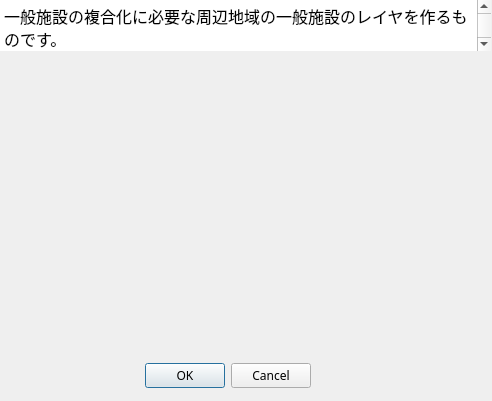
<?xml version="1.0" encoding="UTF-8"?>
<ui version="4.0">
 <class>Add_Sets_LayersDialogBase</class>
 <widget class="QDialog" name="Add_Sets_LayersDialogBase">
  <property name="geometry">
   <rect>
    <x>0</x>
    <y>0</y>
    <width>492</width>
    <height>401</height>
   </rect>
  </property>
  <property name="font">
   <font>
    <family>UD デジタル 教科書体 N</family>
   </font>
  </property>
  <property name="windowTitle">
   <string>Add Sets of Layers</string>
  </property>
  <widget class="QDialogButtonBox" name="button_box">
   <property name="geometry">
    <rect>
     <x>140</x>
     <y>360</y>
     <width>171</width>
     <height>32</height>
    </rect>
   </property>
   <property name="orientation">
    <enum>Qt::Horizontal</enum>
   </property>
   <property name="standardButtons">
    <set>QDialogButtonBox::Cancel|QDialogButtonBox::Ok</set>
   </property>
  </widget>
  <widget class="QTextBrowser" name="textBrowser">
   <property name="geometry">
    <rect>
     <x>0</x>
     <y>0</y>
     <width>491</width>
     <height>51</height>
    </rect>
   </property>
   <property name="font">
    <font>
     <family>魚石行書</family>
     <pointsize>14</pointsize>
     <weight>75</weight>
     <bold>true</bold>
    </font>
   </property>
   <property name="frameShape">
    <enum>QFrame::NoFrame</enum>
   </property>
   <property name="html">
    <string>&lt;!DOCTYPE HTML PUBLIC &quot;-//W3C//DTD HTML 4.0//EN&quot; &quot;http://www.w3.org/TR/REC-html40/strict.dtd&quot;&gt;
&lt;html&gt;&lt;head&gt;&lt;meta name=&quot;qrichtext&quot; content=&quot;1&quot; /&gt;&lt;style type=&quot;text/css&quot;&gt;
p, li { white-space: pre-wrap; }
&lt;/style&gt;&lt;/head&gt;&lt;body style=&quot; font-family:'魚石行書','UD デジタル 教科書体 N'; font-size:14pt; font-weight:600; font-style:normal;&quot;&gt;
&lt;p style=&quot; margin-top:0px; margin-bottom:0px; margin-left:0px; margin-right:0px; -qt-block-indent:0; text-indent:0px;&quot;&gt;&lt;span style=&quot; font-family:'MS UI Gothic'; font-size:12pt; font-weight:400;&quot;&gt;一般施設の複合化に必要な周辺地域の一般施設のレイヤを作るものです。&lt;/span&gt;&lt;/p&gt;&lt;/body&gt;&lt;/html&gt;</string>
   </property>
  </widget>
  <widget class="QLabel" name="label">
   <property name="geometry">
    <rect>
     <x>60</x>
     <y>20</y>
     <width>381</width>
     <height>341</height>
    </rect>
   </property>
   <property name="text">
    <string/>
   </property>
   <property name="pixmap">
    <pixmap>F:/01HIROTAKAのデータ/仕事/20260313施設/スクリーンショット 2026-03-21 224325.png</pixmap>
   </property>
   <property name="scaledContents">
    <bool>false</bool>
   </property>
   <property name="margin">
    <number>0</number>
   </property>
  </widget>
  <widget class="QLabel" name="label_2">
   <property name="geometry">
    <rect>
     <x>30</x>
     <y>30</y>
     <width>451</width>
     <height>321</height>
    </rect>
   </property>
   <property name="text">
    <string/>
   </property>
   <property name="pixmap">
    <pixmap>image/tree.png</pixmap>
   </property>
  </widget>
 </widget>
 <resources/>
 <connections>
  <connection>
   <sender>button_box</sender>
   <signal>accepted()</signal>
   <receiver>Add_Sets_LayersDialogBase</receiver>
   <slot>accept()</slot>
   <hints>
    <hint type="sourcelabel">
     <x>20</x>
     <y>20</y>
    </hint>
    <hint type="destinationlabel">
     <x>20</x>
     <y>20</y>
    </hint>
   </hints>
  </connection>
  <connection>
   <sender>button_box</sender>
   <signal>rejected()</signal>
   <receiver>Add_Sets_LayersDialogBase</receiver>
   <slot>reject()</slot>
   <hints>
    <hint type="sourcelabel">
     <x>20</x>
     <y>20</y>
    </hint>
    <hint type="destinationlabel">
     <x>20</x>
     <y>20</y>
    </hint>
   </hints>
  </connection>
 </connections>
</ui>
